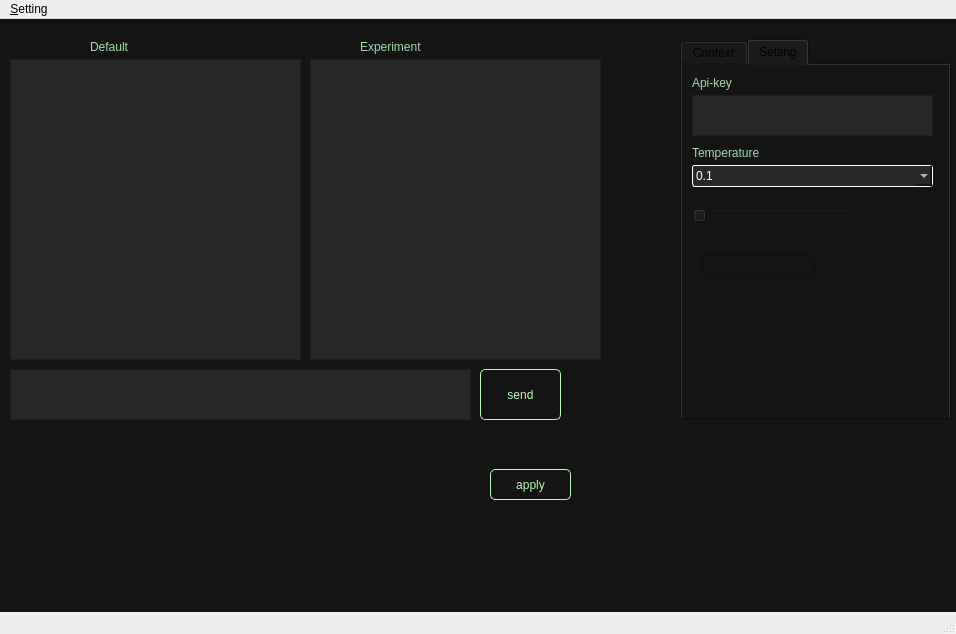
<?xml version="1.0" encoding="UTF-8"?>
<ui version="4.0">
 <class>MainWindow</class>
 <widget class="QMainWindow" name="MainWindow">
  <property name="geometry">
   <rect>
    <x>0</x>
    <y>0</y>
    <width>956</width>
    <height>634</height>
   </rect>
  </property>
  <property name="minimumSize">
   <size>
    <width>732</width>
    <height>475</height>
   </size>
  </property>
  <property name="windowTitle">
   <string>MainWindow</string>
  </property>
  <widget class="QWidget" name="centralwidget">
   <property name="styleSheet">
    <string notr="true">QWidget {
    background-color: rgb(20, 20, 20); /* 원하는 색상으로 변경 */
}</string>
   </property>
   <widget class="QPlainTextEdit" name="input_text">
    <property name="geometry">
     <rect>
      <x>10</x>
      <y>350</y>
      <width>461</width>
      <height>51</height>
     </rect>
    </property>
    <property name="styleSheet">
     <string notr="true">QPlainTextEdit {
	color: white;
    background-color: rgb(40, 40, 40); /* 원하는 색상으로 변경 */
}
QPlainTextEdit:focus {
    border: 1px solid rgb(184, 247, 185);
    outline: none;           /* 기본 포커스 아웃라인 제거 */
}</string>
    </property>
    <property name="plainText">
     <string/>
    </property>
   </widget>
   <widget class="QPushButton" name="send_btn">
    <property name="geometry">
     <rect>
      <x>480</x>
      <y>350</y>
      <width>81</width>
      <height>51</height>
     </rect>
    </property>
    <property name="styleSheet">
     <string notr="true">QPushButton {
	color: rgb(184, 247, 185);
    border: 1px solid rgb(184, 247, 185); /* 원하는 RGB 색상으로 변경 */
    border-radius: 5px;                  /* 모서리를 둥글게 (선택 사항) */
}
QPushButton:hover {
	color: rgb(184, 247, 185);
    background-color: rgb(50, 120, 50); /* 마우스 올렸을 때 더 진한 색 */
    border: 1px solid rgb(184, 247, 185); /* 테두리도 함께 진하게 (선택 사항) */
}

QPushButton:pressed {
	color: rgb(184, 247, 185);
    background-color: rgb(100, 180, 100); /* 버튼 눌렀을 때 가장 진한 색 */
    border: 1px solid rgb(184, 247, 185); /* 테두리도 함께 진하게 (선택 사항) */
}</string>
    </property>
    <property name="text">
     <string>send</string>
    </property>
   </widget>
   <widget class="QTextEdit" name="history_txt">
    <property name="geometry">
     <rect>
      <x>310</x>
      <y>40</y>
      <width>291</width>
      <height>301</height>
     </rect>
    </property>
    <property name="styleSheet">
     <string notr="true">QTextEdit {
	color: white;
    background-color: rgb(40, 40, 40); /* 원하는 색상으로 변경 */
}
QTextEdit:focus {
    border: 1px solid rgb(184, 247, 185);
    outline: none;           /* 기본 포커스 아웃라인 제거 */
}</string>
    </property>
    <property name="inputMethodHints">
     <set>Qt::ImhMultiLine</set>
    </property>
    <property name="readOnly">
     <bool>true</bool>
    </property>
   </widget>
   <widget class="QLabel" name="label">
    <property name="geometry">
     <rect>
      <x>90</x>
      <y>20</y>
      <width>50</width>
      <height>16</height>
     </rect>
    </property>
    <property name="styleSheet">
     <string notr="true">QLabel {
    color: rgb(166, 217, 171);
}</string>
    </property>
    <property name="text">
     <string>Default</string>
    </property>
   </widget>
   <widget class="QLabel" name="label_2">
    <property name="geometry">
     <rect>
      <x>360</x>
      <y>20</y>
      <width>70</width>
      <height>16</height>
     </rect>
    </property>
    <property name="styleSheet">
     <string notr="true">QLabel {
    color: rgb(166, 217, 171);
}</string>
    </property>
    <property name="text">
     <string>Experiment</string>
    </property>
   </widget>
   <widget class="QTextEdit" name="non_history_txt">
    <property name="geometry">
     <rect>
      <x>10</x>
      <y>40</y>
      <width>291</width>
      <height>301</height>
     </rect>
    </property>
    <property name="styleSheet">
     <string notr="true">QTextEdit {
	color: white;
    background-color: rgb(40, 40, 40); /* 원하는 색상으로 변경 */
}
QTextEdit:focus {
    border: 1px solid rgb(184, 247, 185);
    outline: none;           /* 기본 포커스 아웃라인 제거 */
}</string>
    </property>
    <property name="inputMethodHints">
     <set>Qt::ImhMultiLine</set>
    </property>
    <property name="readOnly">
     <bool>true</bool>
    </property>
   </widget>
   <widget class="QPushButton" name="apply_btn">
    <property name="geometry">
     <rect>
      <x>490</x>
      <y>450</y>
      <width>81</width>
      <height>31</height>
     </rect>
    </property>
    <property name="styleSheet">
     <string notr="true">QPushButton {
	color: rgb(184, 247, 185);
    border: 1px solid rgb(184, 247, 185); /* 원하는 RGB 색상으로 변경 */
    border-radius: 5px;                  /* 모서리를 둥글게 (선택 사항) */
}
QPushButton:hover {
	color: rgb(184, 247, 185);
    background-color: rgb(50, 120, 50); /* 마우스 올렸을 때 더 진한 색 */
    border: 1px solid rgb(184, 247, 185); /* 테두리도 함께 진하게 (선택 사항) */
}

QPushButton:pressed {
	color: rgb(184, 247, 185);
    background-color: rgb(100, 180, 100); /* 버튼 눌렀을 때 가장 진한 색 */
    border: 1px solid rgb(184, 247, 185); /* 테두리도 함께 진하게 (선택 사항) */
}</string>
    </property>
    <property name="text">
     <string>apply</string>
    </property>
   </widget>
   <widget class="QTabWidget" name="tabWidget">
    <property name="geometry">
     <rect>
      <x>680</x>
      <y>20</y>
      <width>271</width>
      <height>381</height>
     </rect>
    </property>
    <property name="currentIndex">
     <number>1</number>
    </property>
    <widget class="QWidget" name="context">
     <attribute name="title">
      <string>Context</string>
     </attribute>
     <widget class="QLabel" name="label_4">
      <property name="geometry">
       <rect>
        <x>10</x>
        <y>10</y>
        <width>56</width>
        <height>16</height>
       </rect>
      </property>
      <property name="styleSheet">
       <string notr="true">QLabel {
    color: rgb(166, 217, 171);
}</string>
      </property>
      <property name="text">
       <string>Prompt</string>
      </property>
     </widget>
     <widget class="QTextEdit" name="prompt_txt">
      <property name="geometry">
       <rect>
        <x>10</x>
        <y>30</y>
        <width>241</width>
        <height>181</height>
       </rect>
      </property>
      <property name="styleSheet">
       <string notr="true">QTextEdit {
	color: white;
    background-color: rgb(40, 40, 40); /* 원하는 색상으로 변경 */
}
QTextEdit:focus {
    border: 1px solid rgb(184, 247, 185);
    outline: none;           /* 기본 포커스 아웃라인 제거 */
}</string>
      </property>
     </widget>
    </widget>
    <widget class="QWidget" name="setting">
     <attribute name="title">
      <string>Setting</string>
     </attribute>
     <widget class="QTextEdit" name="api_key_txt">
      <property name="geometry">
       <rect>
        <x>10</x>
        <y>30</y>
        <width>241</width>
        <height>41</height>
       </rect>
      </property>
      <property name="styleSheet">
       <string notr="true">QTextEdit {
	color: white;
    background-color: rgb(40, 40, 40); /* 원하는 색상으로 변경 */
}
QTextEdit:focus {
    border: 1px solid rgb(184, 247, 185);
    outline: none;           /* 기본 포커스 아웃라인 제거 */
}</string>
      </property>
     </widget>
     <widget class="QLabel" name="label_5">
      <property name="geometry">
       <rect>
        <x>10</x>
        <y>80</y>
        <width>81</width>
        <height>16</height>
       </rect>
      </property>
      <property name="styleSheet">
       <string notr="true">QLabel {
    color: rgb(166, 217, 171);
}</string>
      </property>
      <property name="text">
       <string>Temperature</string>
      </property>
     </widget>
     <widget class="QLabel" name="label_3">
      <property name="geometry">
       <rect>
        <x>10</x>
        <y>10</y>
        <width>56</width>
        <height>16</height>
       </rect>
      </property>
      <property name="styleSheet">
       <string notr="true">QLabel {
    color: rgb(166, 217, 171);
}</string>
      </property>
      <property name="text">
       <string>Api-key</string>
      </property>
     </widget>
     <widget class="QComboBox" name="temp_combo">
      <property name="geometry">
       <rect>
        <x>10</x>
        <y>100</y>
        <width>241</width>
        <height>22</height>
       </rect>
      </property>
      <property name="styleSheet">
       <string notr="true">QComboBox {
	color: white;
	background-color: rgb(40,40,40);
    border: 1px solid white; /* 2px 두께의 흰색 실선 테두리 */
    border-radius: 3px;      /* (선택 사항) 모서리를 둥글게 */
    padding: 1px 18px 1px 3px; /* 텍스트와 드롭다운 버튼을 위한 패딩 */
    min-width: 6em;          /* (선택 사항) 최소 너비 설정 */
}
QComboBox QAbstractItemView {
    color: white; /* 항목 텍스트 색상을 흰색으로 설정 */
    background-color: #333333; /* 드롭다운 목록 배경색 (잘 보이도록 어둡게) */
    selection-background-color: #558855; /* 항목 선택 시 배경색 */
    selection-color: white; /* 선택된 항목의 글씨색 (흰색으로 유지) */
    border: 1px solid white; /* 드롭다운 목록 테두리 (선택 사항) */
}</string>
      </property>
      <item>
       <property name="text">
        <string>0.1</string>
       </property>
      </item>
      <item>
       <property name="text">
        <string>0.2</string>
       </property>
      </item>
      <item>
       <property name="text">
        <string>0.3</string>
       </property>
      </item>
      <item>
       <property name="text">
        <string>0.4</string>
       </property>
      </item>
      <item>
       <property name="text">
        <string>0.5</string>
       </property>
      </item>
      <item>
       <property name="text">
        <string>0.6</string>
       </property>
      </item>
      <item>
       <property name="text">
        <string>0.7</string>
       </property>
      </item>
      <item>
       <property name="text">
        <string>0.8</string>
       </property>
      </item>
      <item>
       <property name="text">
        <string>0.9</string>
       </property>
      </item>
      <item>
       <property name="text">
        <string>1.0</string>
       </property>
      </item>
     </widget>
     <widget class="QSlider" name="horizontalSlider">
      <property name="geometry">
       <rect>
        <x>10</x>
        <y>140</y>
        <width>160</width>
        <height>22</height>
       </rect>
      </property>
      <property name="orientation">
       <enum>Qt::Horizontal</enum>
      </property>
     </widget>
     <widget class="QLineEdit" name="lineEdit">
      <property name="geometry">
       <rect>
        <x>20</x>
        <y>190</y>
        <width>113</width>
        <height>20</height>
       </rect>
      </property>
     </widget>
    </widget>
   </widget>
  </widget>
  <widget class="QMenuBar" name="menubar">
   <property name="geometry">
    <rect>
     <x>0</x>
     <y>0</y>
     <width>956</width>
     <height>21</height>
    </rect>
   </property>
   <widget class="QMenu" name="menu_Setting">
    <property name="title">
     <string>&amp;Setting</string>
    </property>
   </widget>
   <addaction name="menu_Setting"/>
  </widget>
  <widget class="QStatusBar" name="statusbar"/>
 </widget>
 <tabstops>
  <tabstop>input_text</tabstop>
  <tabstop>send_btn</tabstop>
  <tabstop>history_txt</tabstop>
 </tabstops>
 <resources/>
 <connections>
  <connection>
   <sender>send_btn</sender>
   <signal>clicked()</signal>
   <receiver>input_text</receiver>
   <slot>setFocus()</slot>
   <hints>
    <hint type="sourcelabel">
     <x>479</x>
     <y>434</y>
    </hint>
    <hint type="destinationlabel">
     <x>367</x>
     <y>438</y>
    </hint>
   </hints>
  </connection>
 </connections>
</ui>
